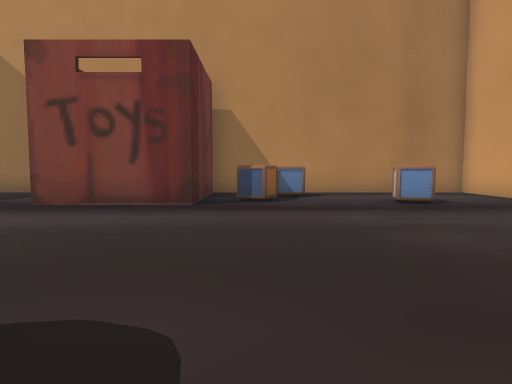
[1] (above)

21 first-person views from a walk through a scene from a Unity 3-D project. The camera is 1.5 m above the floor, tilts 4° down and sees 75° across. The floor is counted in squares, 2 m on a side. Each view is taken from the middle of a square. On the plan, view 1 faces up. The plan holds only what a view shows up to about 11 squares ahead; the rest is blank. The place goes on beyond the plan.

[2]
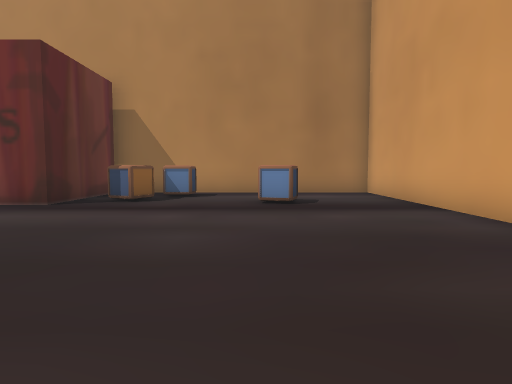

[3]
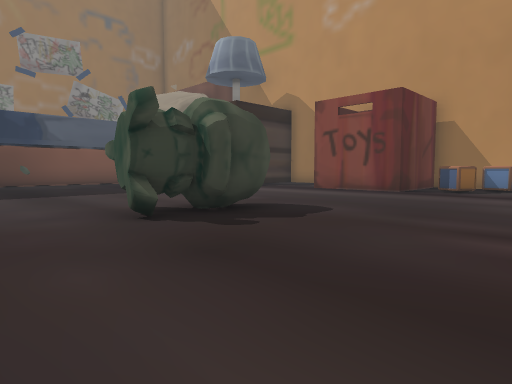

[4]
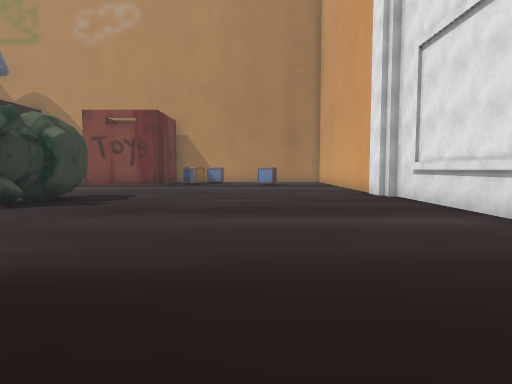

[5]
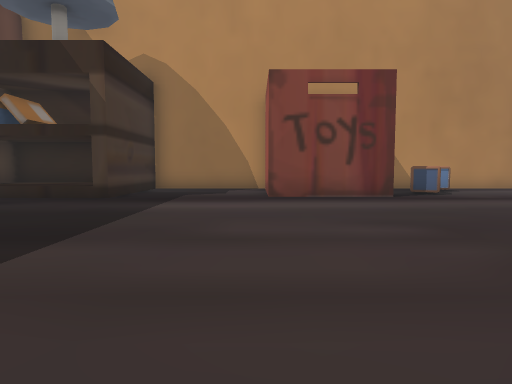

[6]
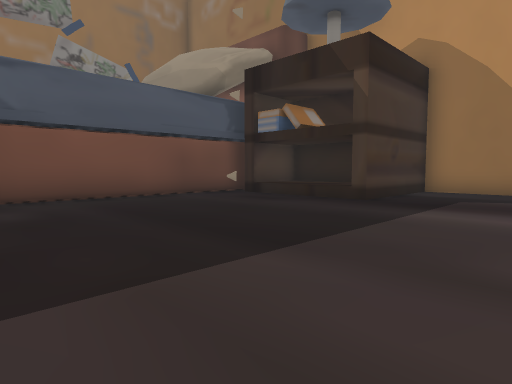

[7]
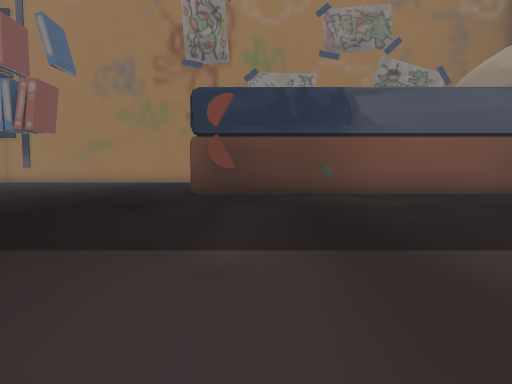

[8]
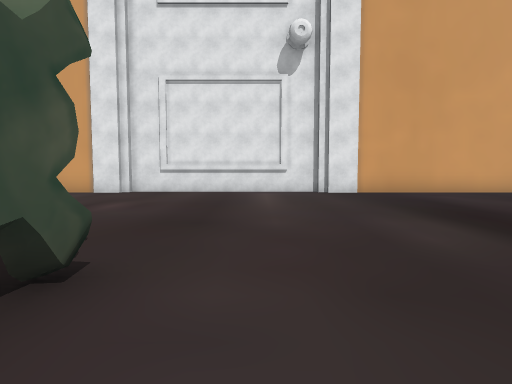

[9]
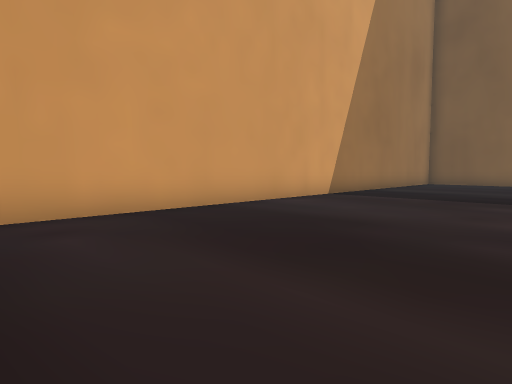

[10]
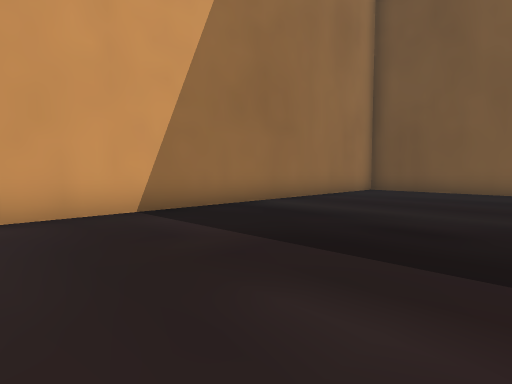

[11]
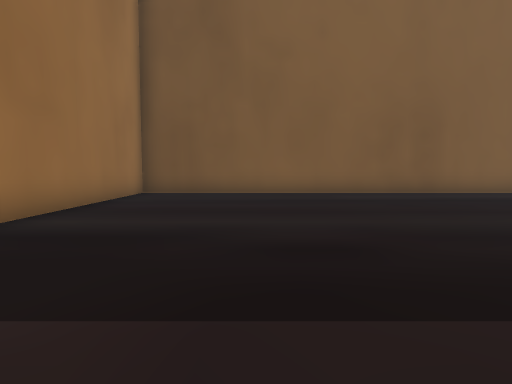

[12]
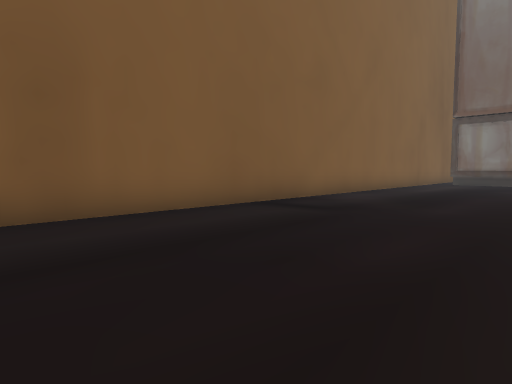

[13]
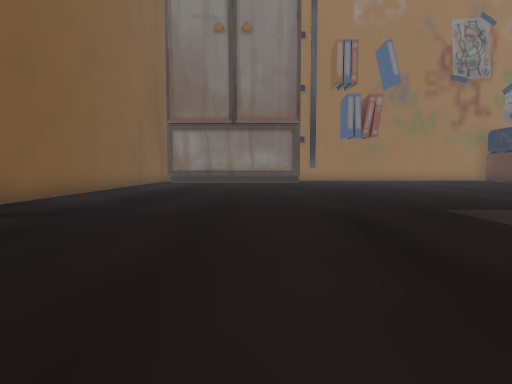

[14]
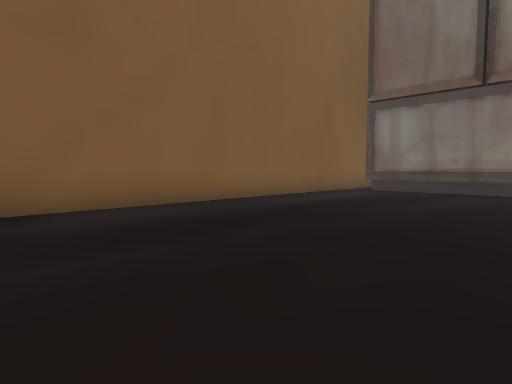

[15]
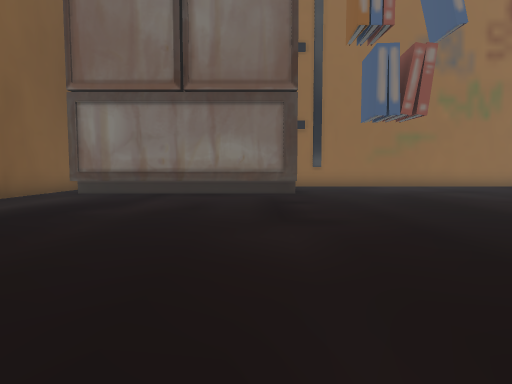

[16]
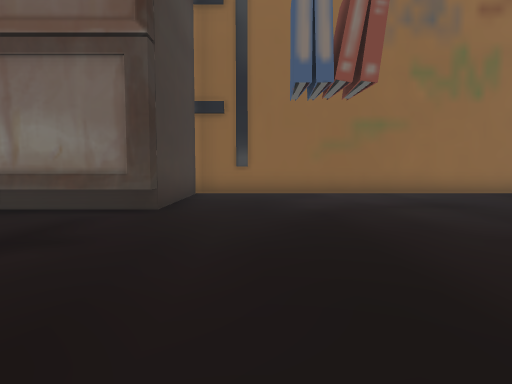

[17]
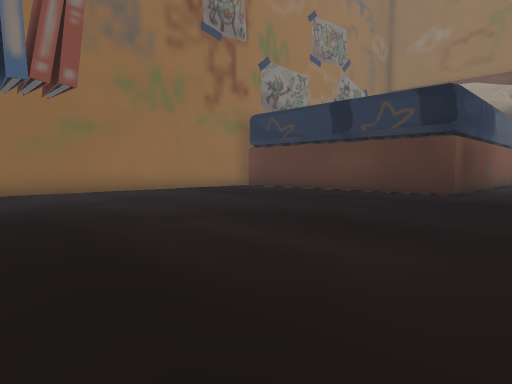

[18]
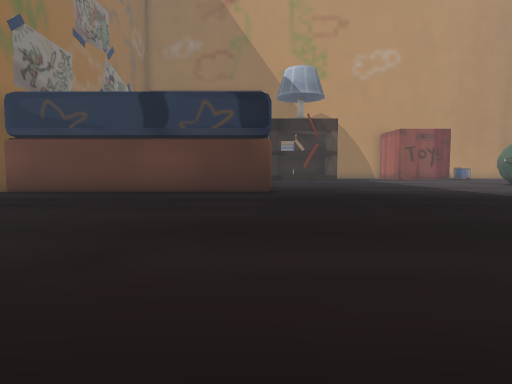

[19]
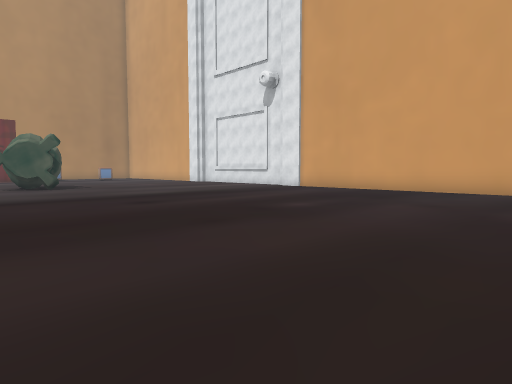

[20]
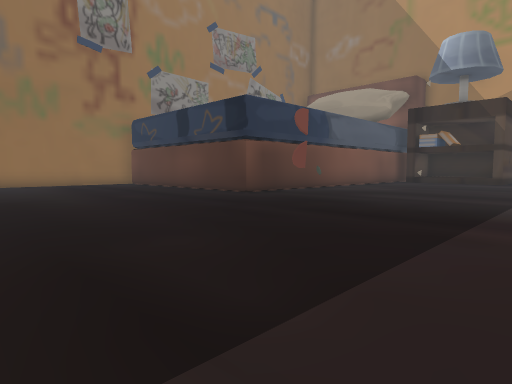

[21]
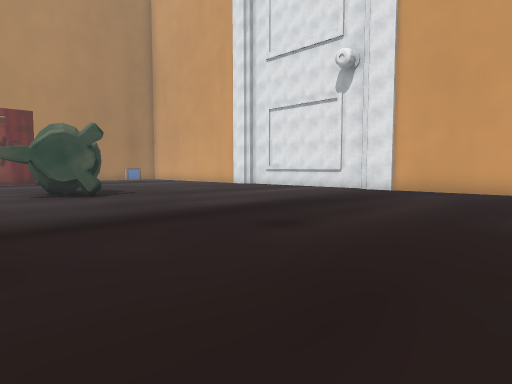

### Floor plan
Points are (right, up) in squares from view 1. A wall is a line through its corners. A room is listed if a view was taken in it or the views show most of it. See-through windows are left out.
Room 1 (views 1, 2, 3, 4, 5, 6, 7, 8, 9, 10, 11, 12, 13, 14, 15, 16, 17, 18, 19, 20, 21)
walls: (-2.6, -0.6) (-2.9, -0.2); (-1.6, -0.7) (-1.7, -1.9) (-3.1, -1.5); (-1.6, -0.7) (-1.8, -1.8); (-1.5, -0.7) (-1.9, -1.6); (-1.3, -0.7) (-1.7, -0.7) (-1.7, -1.1); (-1.2, -0.7) (-1.7, -0.7); (-12.3, -3.5) (-12.4, -4); (-1.3, -0.6) (-2, -0.7); (-1.2, -0.6) (-1.6, -0.9); (-1.3, 0.3) (-1.5, -0.3); (-1.4, 0.5) (-1.5, 0); (6.8, -5) (6.8, 1.1); (6.5, 1) (6.5, 10.5) (-1.4, 10.5); (-18.1, -16.8) (-18.1, -23.5); (-22.2, -7.1) (-22.2, -16.8) (-17.7, -16.8) (-17.7, -23.5); (-13.5, 6.1) (-13.5, -4.9) (-21.5, -4.9); (-10.1, 8.5) (-12.6, 8.5) (-12.6, 6.5); (-1.3, 10.2) (-1.3, 6.9) (-4.8, 6.9); (-6.5, 10.5) (-8.8, 10.5) (-8.8, 6.5) (-13.1, 6.5); (-19.1, -24.4) (6.5, -24.4) (6.5, -5)
low walls: (-2.2, -0.6) (-2.7, -0.3)
objects: other object (-12, 5); other object (0, 8); other object (1, 9); other object (3, 7) to (4, 8)

Where each view was taken, in squares from view 1:
view 1: 0 up, 0 right, facing up
view 2: 0 up, 3 right, facing up
view 3: 4 down, 3 right, facing up-left
view 4: 8 down, 3 right, facing up
view 5: 2 down, 5 left, facing up
view 6: 1 down, 5 left, facing up-left
view 7: 3 down, 4 left, facing left
view 8: 3 down, 4 left, facing right
view 9: 7 down, 1 right, facing down-right
view 10: 13 down, 1 right, facing down-right
view 11: 14 down, 3 right, facing down
view 12: 19 down, 1 left, facing down-left
view 13: 19 down, 1 left, facing left
view 14: 18 down, 7 left, facing down-left
view 15: 18 down, 8 left, facing left
view 16: 15 down, 12 left, facing left
view 17: 15 down, 11 left, facing up-left
view 18: 15 down, 14 left, facing up
view 19: 15 down, 5 left, facing up-right
view 20: 12 down, 6 left, facing up-left
view 21: 11 down, 5 left, facing up-right
